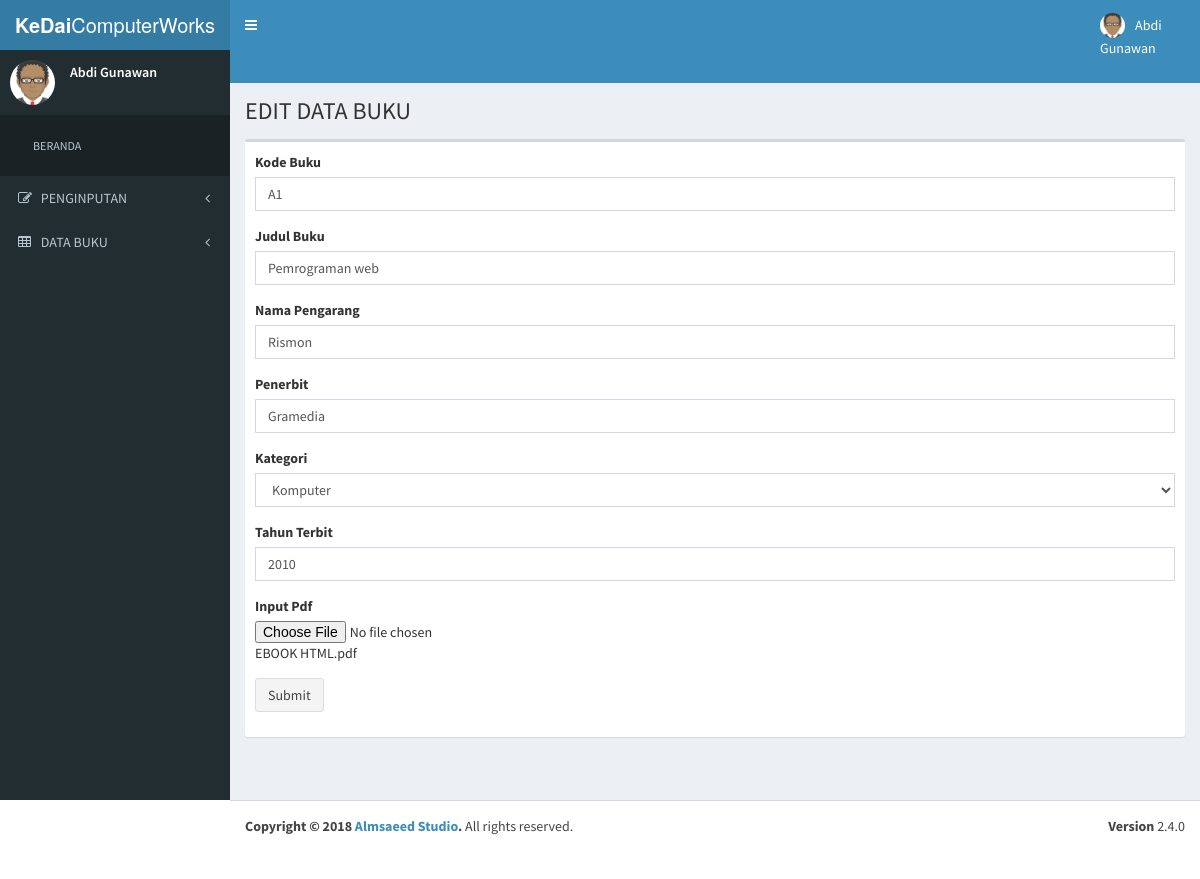
Page /web_extract/admin/edit.php?ni=A1 (signed in) on the committed database.
### tables this page shows
CREATE TABLE `judul` (
  `id` int(5) NOT NULL,
  `kode_buku` varchar(10) NOT NULL,
  `judulbuku` varchar(100) NOT NULL,
  `namapengarang` varchar(100) NOT NULL,
  `kodepenerbit` varchar(100) NOT NULL,
  `kategori` int(3) NOT NULL,
  `thn_terbit` int(4) NOT NULL,
  `pdf` varchar(255) NOT NULL
);

### web_extract/admin/edit.php (the view, shortened to what this page needs)
<?php
$user		= $_COOKIE['ambil'];
?>
<!DOCTYPE html>
<html>
<head>
  <link rel="stylesheet" href="../bower_components/bootstrap/dist/css/bootstrap.min.css">
  <link rel="stylesheet" href="../bower_components/font-awesome/css/font-awesome.min.css">
  <link rel="stylesheet" href="../bower_components/Ionicons/css/ionicons.min.css">
  <link rel="stylesheet" href="../bower_components/bootstrap-daterangepicker/daterangepicker.css">
  <link rel="stylesheet" href="../bower_components/bootstrap-datepicker/dist/css/bootstrap-datepicker.min.css">
  <link rel="stylesheet" href="../plugins/iCheck/all.css">
  <link rel="stylesheet" href="../bower_components/bootstrap-colorpicker/dist/css/bootstrap-colorpicker.min.css">
  <link rel="stylesheet" href="../plugins/timepicker/bootstrap-timepicker.min.css">
  <link rel="stylesheet" href="../bower_components/select2/dist/css/select2.min.css">
  <link rel="stylesheet" href="../dist/css/AdminLTE.min.css">
  <link rel="stylesheet" href="../dist/css/skins/_all-skins.min.css">
</head>
<body class="hold-transition skin-blue sidebar-mini">
<div class="wrapper">
  <header class="main-header">
    <a href="" class="logo">
      <span class="logo-lg"><b>KeDai</b>ComputerWorks</span>
    </a>
    <nav class="navbar navbar-static-top">
      <a href="#" class="sidebar-toggle" data-toggle="push-menu" role="button">
      </a>
      <div class="navbar-custom-menu">
        <ul class="nav navbar-nav">
          <li class="dropdown user user-menu">
            <a href="#" class="dropdown-toggle" data-toggle="dropdown">
              <img src="../dist/img/avatar.png" class="user-image" alt="User Image">
              <span class="hidden-xs"><?php echo '<p>'.$user.'</p>'; ?></span>
            </a>
          </li>
        </ul>
      </div>
    </nav>
  </header>
  <aside class="main-sidebar">
    <section class="sidebar">
      <div class="user-panel">
        <div class="pull-left image">
          <img src="../dist/img/avatar.png" class="img-circle" alt="User Image">
        </div>
        <div class="pull-left info">
           <?php echo '<p>'.$user.'</p>'; ?>
        </div>
      </div>
      <ul class="sidebar-menu" data-widget="tree">
        <li class="header"><a href="home.php">BERANDA</a></li>
        <li class="treeview ">
          <a href="#">
            <i class="fa fa-edit"></i> <span>PENGINPUTAN</span>
            <span class="pull-right-container">
              <i class="fa fa-angle-left pull-right"></i>
            </span>
          </a>
        </li>
        <li class="treeview">
          <a href="#">
            <i class="fa fa-table"></i> <span>DATA BUKU</span>
            <span class="pull-right-container">
              <i class="fa fa-angle-left pull-right"></i>
            </span>
          </a>
        </li>
		</ul>
    </section>
  </aside>
  <div class="content-wrapper">
    <section class="content-header">
      <h1>
        EDIT DATA BUKU
      </h1>
    </section>
     <?php
 	$link  = mysqli_connect("localhost","root","","web");
$_SESSION['ambil']= $data 	= $_GET['ni'];
 $query = "select * from judul where kode_buku='$data' ";
 $tampil= mysqli_query($link,$query);
	while ($ulang=mysqli_fetch_array($tampil)){
 ?>
    <section class="content">
<form role="form" method="post" action="databuku.php" enctype="multipart/form-data">
      <div class="box box-default">
        <div class="box-body">
          <div class="row">
            <div class="col-md-12">
              <div class="form-group">
                <label>Kode Buku</label>
                <input type="text" class="form-control"  <?php echo 'value="'.$ulang['kode_buku'].'" ';?> name="kode" placeholder="Kode Buku" required>
              </div>
              <div class="form-group">
                <label>Judul Buku</label>
                <input type="text" class="form-control" placeholder="Judul Buku" <?php echo 'value="'.$ulang['judulbuku'].'" ';?> name="judul" required>
              </div>
			   <div class="form-group">
                <label>Nama Pengarang</label>
                <input type="text" class="form-control" placeholder="Nama Pengarang" <?php echo 'value="'.$ulang['namapengarang'].'" ';?> name="pengarang" required>
              </div>
			   <div class="form-group">
                <label>Penerbit</label>
                <input type="text" class="form-control" placeholder="Penerbit" name="penerbit" <?php echo 'value="'.$ulang['kodepenerbit'].'" ';?> required >
              </div>
			   <div class="form-group">
                <label>Kategori</label>
				<select class="form-control" name="kategorii"><?php
	$link = mysqli_connect("localhost", "root", "", "web") or die(mysqli_error());
	$kategori 	= "select id, nama_kategori from kategori";
	$data		= mysqli_query($link, $kategori);
	while($row= mysqli_fetch_array($data)){
    echo '<option value="'.$row['id'].'">  '.$row['nama_kategori'].'</option>';
	}?>
	</select>
              </div>
			   <div class="form-group">
                <label>Tahun Terbit</label>
                <input type="number" class="form-control"maxlength="4" placeholder="*Angka" name="terbit" <?php echo 'value="'.$ulang['thn_terbit'].'" ';?> required>
                    </div>
					<div class="form-group">
                <label>Input Pdf</label>
                <input type="file"  name="pdf"  accept=".pdf"><?php echo $ulang['pdf'];}?>
              </div><?php $_SESSION['update']=$ulang['pdf']; ?>
					  <div class="form-group">
                 <button type="submit" name="update" class="btn btn-default">Submit</button>
              </div>
            </div>
              </div>
            </div>
          </div>
        </div>
      </div>
  <footer class="main-footer">
    <div class="pull-right hidden-xs">
      <b>Version</b> 2.4.0
    </div>
    <strong>Copyright &copy; 2018 <a href="https://adminlte.io">Almsaeed Studio</a>.</strong> All rights
    reserved.
  </footer>
</body>
</html>

### rows in the picture
judul: kode "A1", judul "Pemrograman web", pengarang "Rismon", penerbit "Gramedia", terbit "2010", pdf "EBOOK HTML.pdf"

### other values in the picture
$user "Abdi Gunawan"
form field kategorii "Komputer"
